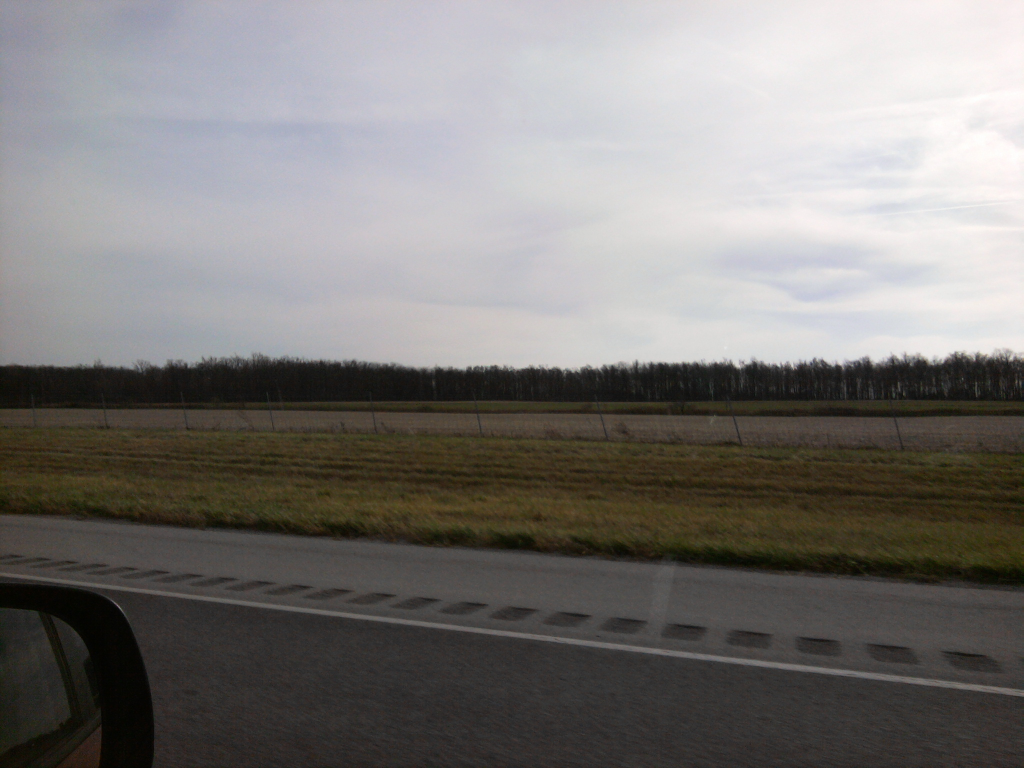
//> input picture Examples/1.jpg, 2048 x 1536 px (shown at 1/2 size)
$ ./Sounds_of_Nature   (built with g++ and OpenCV 4)
//> lines starting //> are read from the running program, lines starting //| are printed output that depends on the picture; after the words box and inside, x2 and y2 are one past the last pixel; in counts of white or black regions, pixels touching at a corner belong together
// Sounds of Nature.cpp : Defines the entry point for the console application.
//

#include "stdafx.h"
#include "opencv.hpp"
#include "highgui.h"


using namespace std;
using namespace cv;

int x[3000], y[3000], ymin[2000], ymax[2000], xmin[2000], xmax[2000], intmax[1000], intmin[1000];
string notes[500];
double frequency[1000];
ofstream outputlog;
int interval = 0;


void mainmenu (string &filepath)
{
	cout << "Welcome to |Sounds of Nature|" << endl << "This program is designed to convert waveform-like photographs" ;
	cout << endl << "into an audible soundwave." << endl << endl;

	cout << "Enter filepath to desired image: " ;
	getline(cin, filepath);
//> the answer given: Examples/1.jpg

	while(filepath.empty())
	{
		cout << endl << endl << "Error: No path entered. Try again: ";
		getline(cin, filepath);
	}
}

void namechange(string &filepath, string &newfilepath, string &soutputpath)
{
	int fpsize = 0;
	string resetpath = "";

	resetpath = filepath;
	fpsize = filepath.size();

	filepath.erase(fpsize - 4, 4);
	newfilepath = filepath + "new.jpg";
	soutputpath = filepath + "OutputLog.txt";
	filepath = resetpath;

}

void topdownfill(Mat &writeimg, int imgw, int imgh)
{

	floodFill(writeimg, Point(0,0), Scalar(255,255,255), 0 , 0 , CV_FLOODFILL_FIXED_RANGE, NULL);
	floodFill(writeimg, Point(imgw-1,imgh-1), Scalar(255,255,255), 0 , 0 , CV_FLOODFILL_FIXED_RANGE, NULL);

}

void findline(IplImage* gsclimg)
{
	bool flagger = false;
	unsigned int i = 0, j = 0, byte, r, g, b;
	unsigned char* data = (unsigned char *)gsclimg->imageData;
	int nchannels = gsclimg->nChannels;
	int step = gsclimg->widthStep;
	unsigned int imgh = gsclimg->height;
	unsigned int imgw = gsclimg->width;

	for( i = 0; i <= imgw; i++)
	{
		j = 0;
		flagger = false;
		while(flagger == false &&  j <= imgh)
		{
			r = data[j*step + i*nchannels + 0];
			g = data[j*step + i*nchannels + 1];
			b = data[j*step + i*nchannels + 2];

			byte = ( r + g + b ) / 3;

			if(byte == 0)
			{
				x[i]=i;
				y[i]=j;
				flagger = true;
			}
			j++;

		}
	}
}

void findextrema(int imgw)
{
	bool maxflag = false, minflag = false;
	int a=0, b = 0, c = 0;

	while (a<=imgw)
	{
		if(maxflag == false && minflag == false)
		{
			if(y[a+1] > y[a])
			{
				maxflag = true;
			}
			if(y[a+1] < y[a])
			{
				minflag = true;
			}
			if(y[a+1] == y[a])
			{
				a++;
			}
		}
		while(maxflag == true && a<=imgw)
		{
			if(y[a+1] < y[a])
			{
				xmax[b] = a;
				ymax[b] = y[a];
				b++;
				maxflag = false;
				minflag = true;
			}
			a++;
		}
		while(minflag == true && a<=imgw)
		{
			if(y[a+1] > y[a])
			{
				xmin[c] = a;
				ymin[c] = y[a];
				c++;
				minflag = false;
				maxflag = true;
			}
			a++;
		}
	}
}

int findfrequency(int imgw)
{
	int a = 0, b = 0, c = 0, d = 0;
	bool terminate = false;

	cout << endl << "What interval would you like to use? (Default 100) : ";
	cin >> interval;

	if(interval == 0)
	{
		interval = 100;
	}

	while(terminate == false)
	{
		b = b + interval;
		while(xmax[c] < b && xmax[c] != 0)
		{
			intmax[a] = intmax[a] + 1;
			c++;
		}

		while(xmin[d] < b && xmin[d] != 0)
		{
			intmin[a] = intmin[a] + 1;
			d++;
		}
		a++;

		if(xmin[d] == 0 && xmax[c] == 0)
		{
			terminate =  true;
		}
	}

	return interval;
}
void matchnote(int a, string &note)
{
	int freqint = frequency[a];


	int
		A1  = 440,
		As1 = 466,
		B1  = 493,
		C1  = 523,
		Cs1 = 554,
		D1  = 587,
		Ds1 = 622,
		E1  = 659,
		F1  = 698,
		Fs1 = 739,
		G1  = 783,
		Gs1 = 830,
		A2  = 880,
		As2 = 932,
		B2  = 987,
		C2  = 1046,
		Cs2 = 1108,
		D2  = 1174,
		Ds2 = 1244,
		E2  = 1318,
		F2  = 1396;


		if(freqint == A1)
		{
			note = "A";
		}

		if(freqint == As1)
		{
			note = "A#";
		}

		if(freqint == B1)
		{
			note = "B";
		}

		if(freqint == C1)
		{
			note = "C";
		}

		if(freqint == Cs1)
		{
			note = "C#";
		}

		if(freqint == D1)
		{
			note = "D";
		}

		if(freqint == Ds1)
		{
			note = "D#";
		}

		if(freqint == E1)
		{
			note = "E";
		}

		if(freqint == F1)
		{
			note = "F";
		}

		if(freqint == Fs1)
		{
			note = "F#";
		}

		if(freqint == G1)
		{
			note = "G";
		}

		if(freqint == Gs1)
		{
			note = "G#";
		}

		if(freqint == A2)
		{
			note = "A";
		}

		if(freqint == As2)
		{
			note = "A#";
		}

		if(freqint == B2)
		{
			note = "B";
		}

		if(freqint == C2)
		{
			note = "C";
		}

		if(freqint == Cs2)
		{
			note = "C#";
		}

		if(freqint == D2)
		{
			note = "D";
		}

		if(freqint == Ds2)
		{
			note = "D#";
		}

		if(freqint == E2)
		{
			note = "E";
		}

		if(freqint == F2)
		{
			note = "F";
		}
}
void determinefrequency(int imgw, const char* outputpath)
{
	string note;
	double n;
	int size = sizeof (intmax);
	outputlog.open(outputpath, ios::out | ios::trunc);

	for(int a = 0; intmax[a] != 0 ; a++)
	{
		if(intmax[a] > intmin[a])
		{
			float m = intmax[a];
			n = m/12;
			frequency[a] = 440 * pow(2,n);
			matchnote(a, note);
			notes[a] = note;
		}

		if(intmax[a] < intmin[a] || intmax[a] == intmin[a])
		{
			float m = intmax[a];
			n = m/12;
			frequency[a] = 440 *  ::pow(2, n);
			matchnote(a, note);
			notes[a] = note;
		}

		if(outputlog.is_open())
		{
			outputlog.setf(ios::fixed);
			outputlog << notes[a] << ", " << setprecision(2) << frequency[a] << endl;
		}
	}
	outputlog.close();
}

void printfrequency(IplImage* &lineimg, int imgw, const char* outputpath)
{
	string printtext;
	const char* text;
	text = "filler";
	CvFont font;
	cvInitFont(&font, CV_FONT_NORMAL, .5, .5,0,1);
	int placement = 0;


	ifstream outputlog(outputpath, ios::in);

	for(int a = 0; a <= imgw; a = a + interval, placement++)
	{
		cvLine(lineimg, cvPoint(a + interval, 900), cvPoint(a + interval, 600), cvScalar(0,0,0), 1);
		getline(outputlog, printtext);
		text = printtext.c_str();
		if((placement % 2) == 0 || placement == 0)
		{
			cvPutText(lineimg, text, cvPoint(a+1, 600), &font, cvScalar(0,0,0));
		}
		else
		{
			cvPutText(lineimg, text, cvPoint(a+1, 910), &font, cvScalar(0,0,0));
		}
	}

	outputlog.close();

}

int _tmain(int argc, _TCHAR* argv[])
{
	string filepath = "";
	string newfilepath = "";
	string soutputpath = "";
	const char* afilepath;
	const char* outputpath;
	const char* loadpath;
	int interval = 0;

	mainmenu(filepath);

	//filepath = "H:\\Sounds of Nature\\Images\\1.jpg";
	namechange(filepath, newfilepath, soutputpath);

	loadpath = filepath.c_str();
	afilepath = newfilepath.c_str();
	outputpath = soutputpath.c_str();
	IplImage* gsclimg = cvLoadImage(loadpath, CV_LOAD_IMAGE_COLOR);
//> gsclimg is the input picture: 1536 rows x 2048 cols, CV_8UC3; mean B, G, R 119.6, 121.7, 124.5
	cvThreshold(gsclimg, gsclimg ,130, 300, THRESH_BINARY);
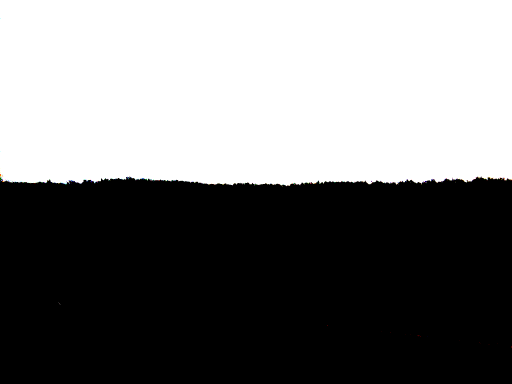
//> gsclimg: 1536 rows x 2048 cols, CV_8UC3 (shown at 1/4 size); mean B, G, R 120.6, 120.6, 120.6

	Mat writeimg (gsclimg, true);
	imwrite(newfilepath, writeimg);

	unsigned int imgh = gsclimg->height;
	unsigned int imgw = gsclimg->width;

	IplImage* lineimg = cvCreateImage(Size(imgw,imgh), IPL_DEPTH_8U, 3);

	findline(gsclimg);
//> the loop in findline, `for( i = 0; i <= imgw; i++)` made 2049 passes
//> j on passes 1 to 3: 709, 713, 705
//> after the loop in findline, `for( i = 0; i <= imgw; i++)`: j = 708; flagger = true; r = 0; x = 3000 values, max 2048 at index 2048, min 0 at index 0, mean 699.4; y = 3000 values, max 745 at index 1146, min 0 at index 2049, mean 496.4

	for (unsigned int i = 0; i <= imgw - 1; i++)
	{
		cvLine(lineimg, cvPoint(x[i],y[i]), cvPoint(x[i+1],y[i+1]), cvScalar(0,0,0), 1);
	}
//> lineimg: 1536 rows x 2048 cols, CV_8UC3; every value is 0

	writeimg = lineimg;
	topdownfill(writeimg, imgw, imgh);
	imwrite(newfilepath, writeimg);

	findextrema(imgw);
//> the loop in findextrema, `while (a<=imgw)` made 220 passes
//> a on passes 1 to 3: 3, 9, 12

	interval = findfrequency(imgw);
//> the answer given: 3

	determinefrequency(imgw, outputpath);
//> the loop in determinefrequency, `for(int a = 0; intmax[a] != 0 ; a++)` made 1 pass

	printfrequency(lineimg, imgw, outputpath);
//> after the loop in printfrequency, `for(int a = 0; a <= imgw; a = a + interval, placement++)`:
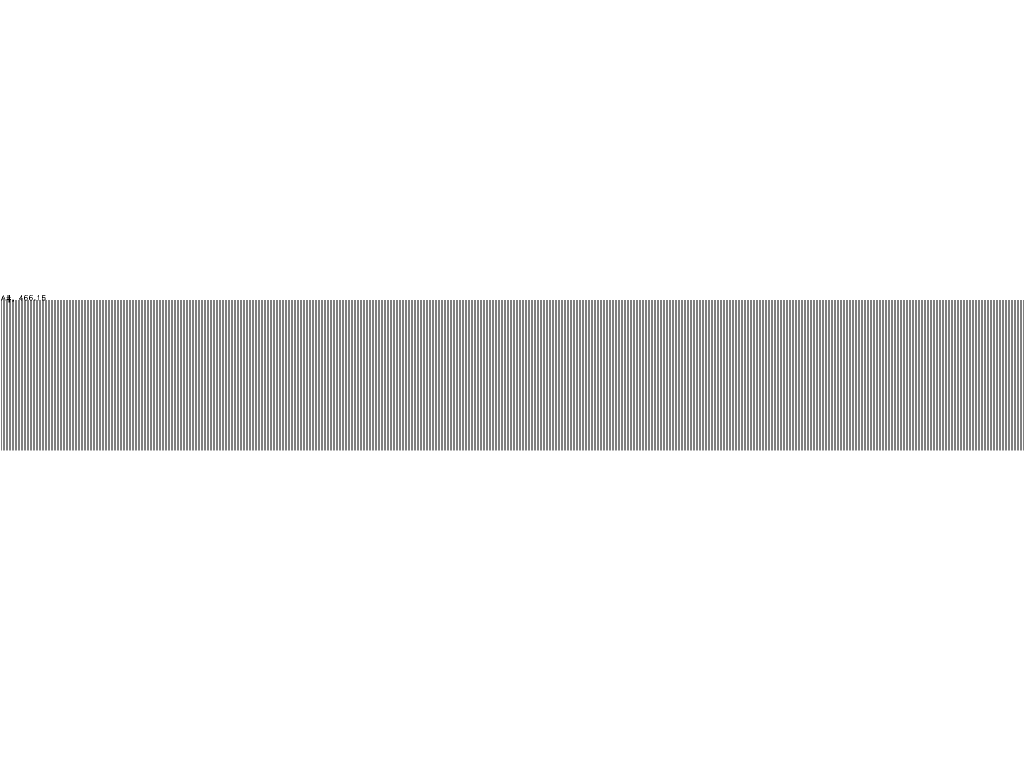
//> lineimg: 1536 rows x 2048 cols, CV_8UC3 (shown at 1/2 size); 93.5% white; black in thin lines or dots, all inside (x1, y1, x2, y2) = (2, 590, 2047, 901)

	writeimg = lineimg;
	imwrite(newfilepath, writeimg);

	cout << endl << endl << "Bon appetit!" << endl;

	return 0;
}

$ run again, with Examples/10.jpg copied over Examples/1.jpg
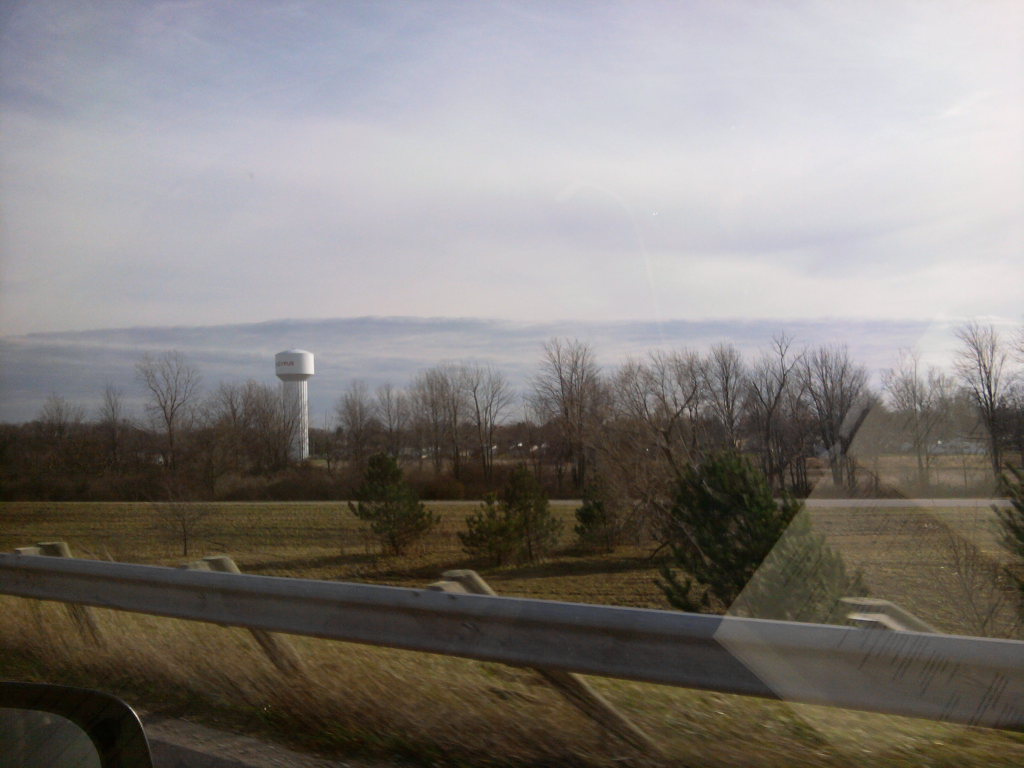
//> input picture Examples/10.jpg, 2048 x 1536 px (shown at 1/2 size)
//> gsclimg is the input picture: 1536 rows x 2048 cols, CV_8UC3; mean B, G, R 123.5, 126.6, 131
//> `cvThreshold(gsclimg, gsclimg ,130, 300, THRESH_BINARY);`:
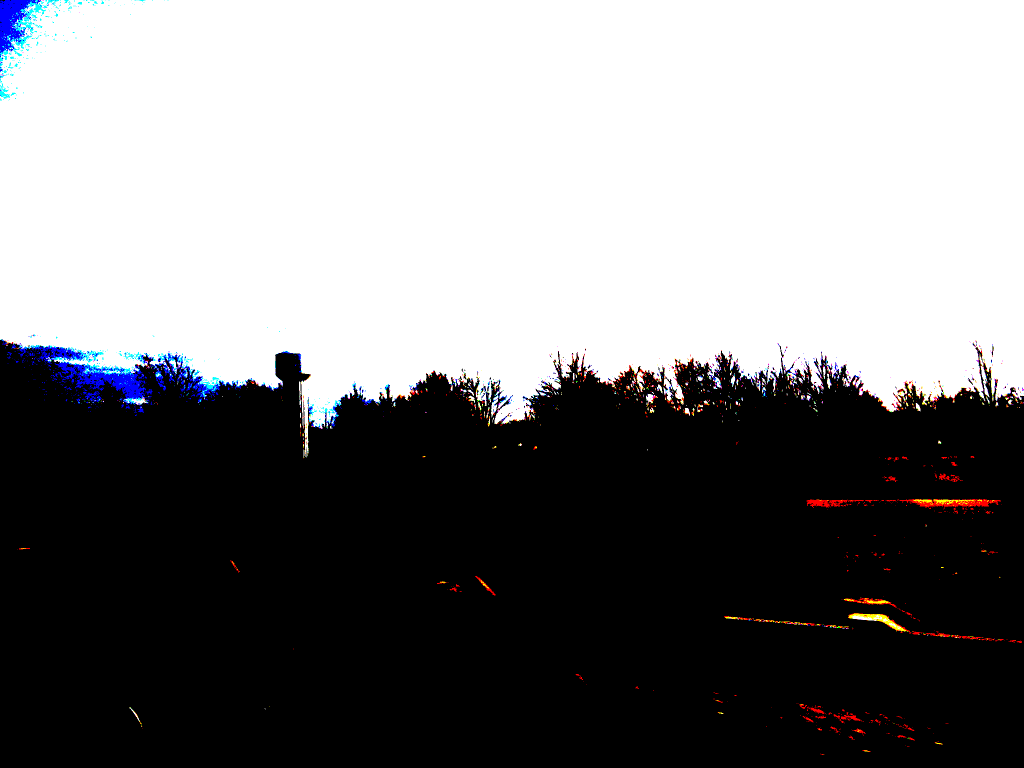
//> gsclimg: 1536 rows x 2048 cols, CV_8UC3 (shown at 1/2 size); mean B, G, R 127.7, 126.6, 126.9
//> the loop in findline, `for( i = 0; i <= imgw; i++)` made 2049 passes
//> j on passes 1 to 3: 1, 1, 1
//> after the loop in findline, `for( i = 0; i <= imgw; i++)`: j = 1; flagger = true; r = 0; x = 3000 values, max 2048 at index 2048, min 0 at index 0, mean 699.4; y = 3000 values, max 858 at index 642, min 0 at index 0, mean 512.1
//> the loop in findextrema, `while (a<=imgw)` made 353 passes
//> (b, maxflag, a, c) on passes 1, 10, 11, 12, 13, 14, 15, 16: (0, false, 1, 0), (1, true, 13, 1), (2, true, 18, 2), (3, true, 22, 3), (4, true, 29, 4), (5, true, 34, 5), (6, true, 39, 6), (7, true, 43, 7)

$ run again, with Examples/11.jpg copied over Examples/1.jpg
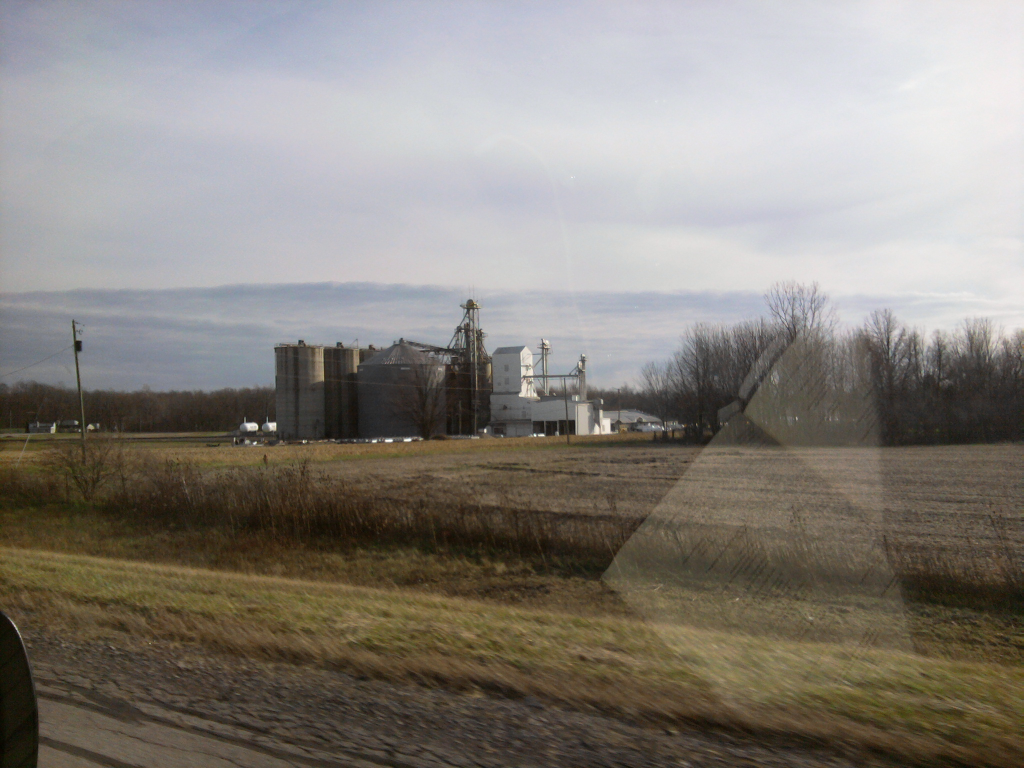
//> input picture Examples/11.jpg, 2048 x 1536 px (shown at 1/2 size)
//> gsclimg is the input picture: 1536 rows x 2048 cols, CV_8UC3; mean B, G, R 123.8, 130.1, 135.1
//> `cvThreshold(gsclimg, gsclimg ,130, 300, THRESH_BINARY);`:
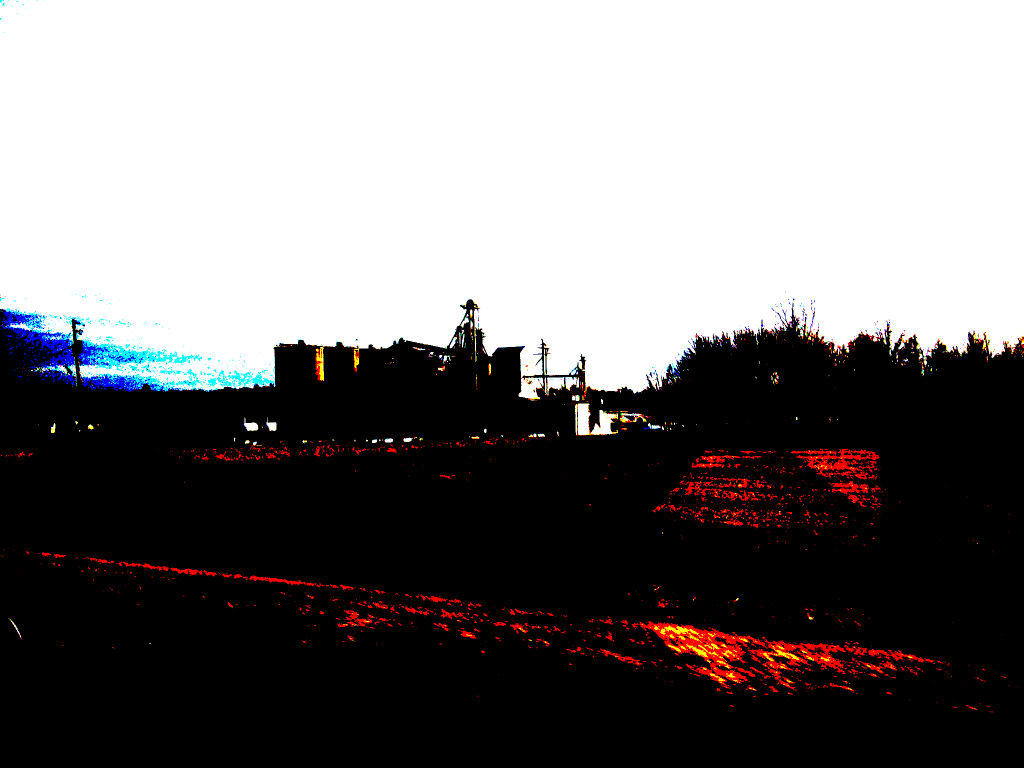
//> gsclimg: 1536 rows x 2048 cols, CV_8UC3 (shown at 1/2 size); mean B, G, R 119, 118.8, 121.6
//> the loop in findline, `for( i = 0; i <= imgw; i++)` made 2049 passes
//> j on passes 1 to 3: 619, 619, 619
//> after the loop in findline, `for( i = 0; i <= imgw; i++)`: j = 618; flagger = true; r = 0; x = 3000 values, max 2048 at index 2048, min 0 at index 0, mean 699.4; y = 3000 values, max 788 at index 1171, min 0 at index 2049, mean 482.7
//> the loop in findextrema, `while (a<=imgw)` made 273 passes
//> (b, maxflag, a, c) on passes 1, 3, 4, 5, 6, 7, 8, 9: (0, false, 1, 0), (1, true, 9, 1), (2, true, 20, 2), (3, true, 26, 3), (4, true, 32, 4), (5, true, 37, 5), (6, true, 40, 6), (7, true, 42, 7)
